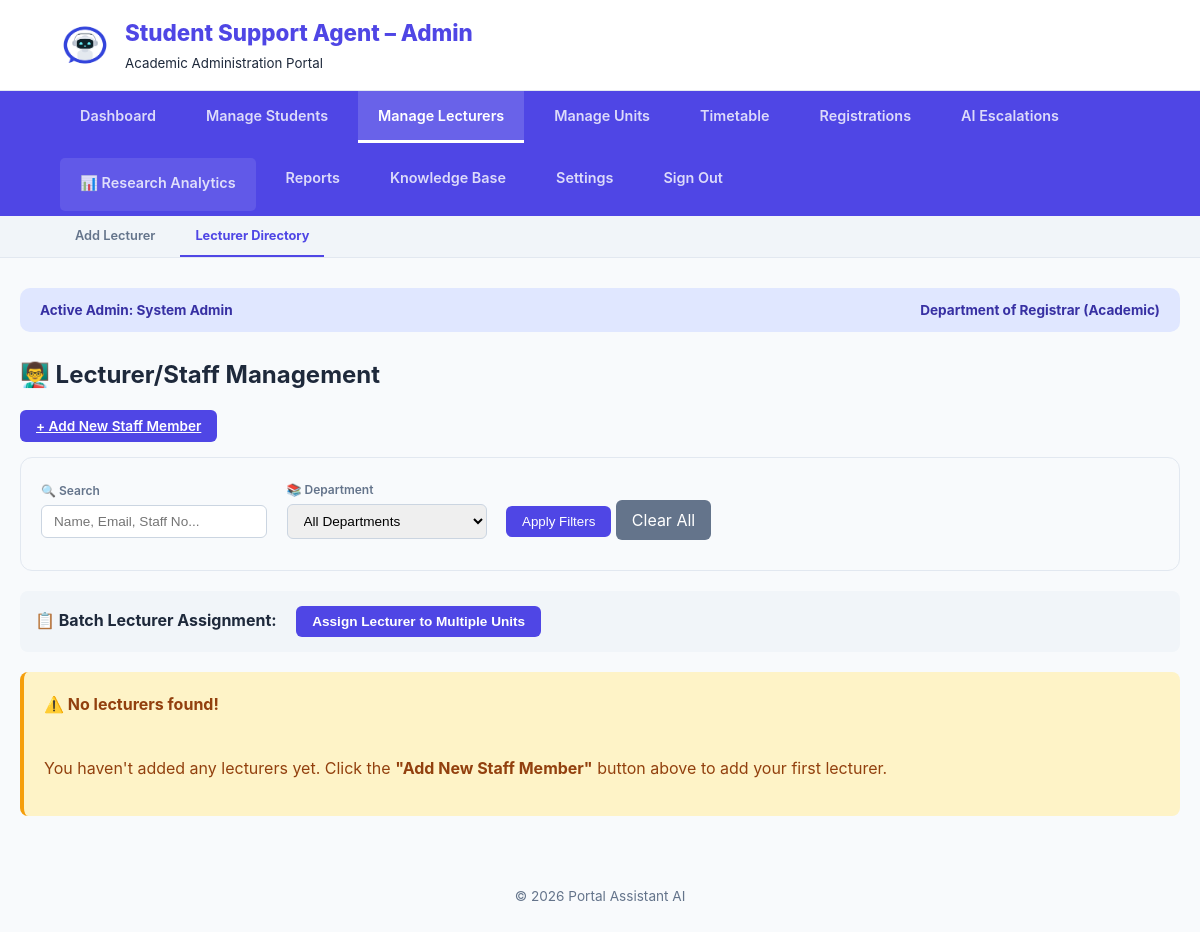
The page /Admin/Admin-index.php?section=lecturers (signed in) on the database as committed earlier.
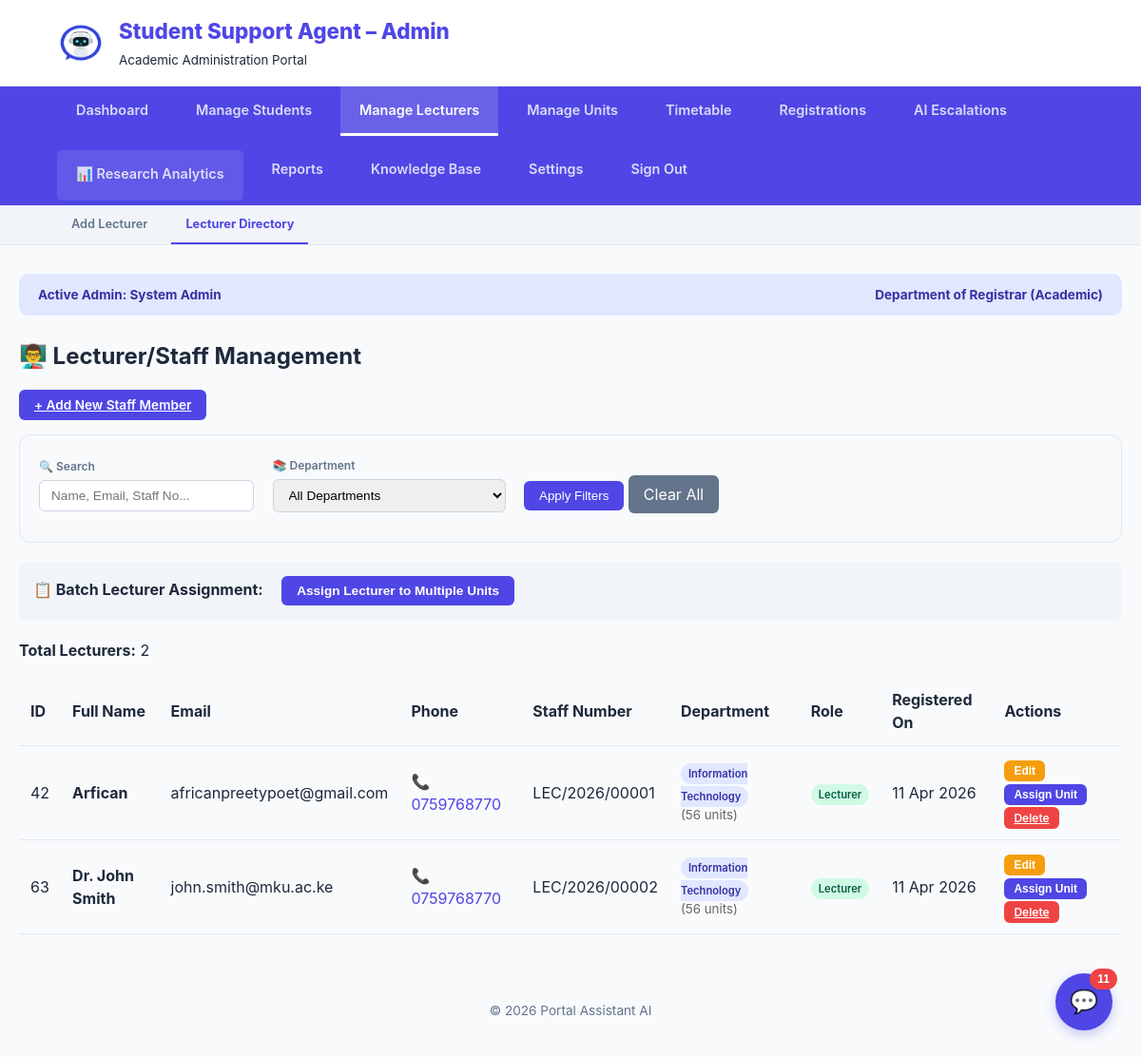
The same page on the database as committed later.
### tables this page shows
CREATE TABLE `users` (
  `id` int(11) NOT NULL,
  `full_name` varchar(100) NOT NULL,
  `reg_number` varchar(50) NOT NULL,
  `email` varchar(100) NOT NULL,
  `password` varchar(255) NOT NULL,
  `password_changed` tinyint(1) NOT NULL DEFAULT 0,
  `role` enum('student','admin','lecturer') NOT NULL DEFAULT 'student',
  `department` varchar(100) NOT NULL,
  `phone` varchar(20) DEFAULT NULL,
  `created_at` timestamp NOT NULL DEFAULT current_timestamp(),
  `survey_done` tinyint(1) DEFAULT 0
);

### Admin/view_lecturers.php (the view, shortened to what the changed rows need)
<?php
$query = "SELECT id, full_name, email, reg_number, department, phone, role, created_at
          FROM users
          WHERE role = 'lecturer'";
$query .= " ORDER BY full_name";
$result = mysqli_query($conn, $query);
?>
<h2>👨‍🏫 Lecturer/Staff Management</h2>
<div style="margin-bottom: 20px;">
    <a href="Admin-index.php?section=add_lecturer" class="btn btn-primary">+ Add New Staff Member</a>
</div>
<div class="filter-bar">
    <form method="GET" action="Admin-index.php">
    </form>
</div>
<div class="batch-actions">
    <strong>📋 Batch Lecturer Assignment:</strong>
    <button onclick="openAssignmentModal()" class="btn btn-primary" style="margin-left: 15px;">Assign Lecturer to Multiple Units</button>
</div>
<?php if (mysqli_num_rows($result) == 0): ?>
    <div class="alert" style="background: #fef3c7; color: #92400e; padding: 20px; border-radius: 8px; border-left: 4px solid #f59e0b;">
        <strong>⚠️ No lecturers found!</strong><br><br>
        <p>You haven't added any lecturers yet. Click the <strong>"Add New Staff Member"</strong> button above to add your first lecturer.</p>
    </div>
<?php else: ?>
    <p><strong>Total Lecturers:</strong> <?php echo mysqli_num_rows($result); ?></p>
    <table class="data-table">
        <thead>
            <tr>
                <th>ID</th>
                <th>Full Name</th>
                <th>Email</th>
                <th>Phone</th>
                <th>Staff Number</th>
                <th>Department</th>
                <th>Role</th>
                <th>Registered On</th>
                <th>Actions</th>
            </tr>
        </thead>
        <tbody>
            <?php while($row = mysqli_fetch_assoc($result)): ?>
            <?php
            $dept_units_query = "SELECT COUNT(*) as count FROM academic_workload WHERE department = '{$row['department']}'";
            $dept_units_result = mysqli_query($conn, $dept_units_query);
            $dept_units = mysqli_fetch_assoc($dept_units_result);
            ?>
            <tr>
                <td><?php echo $row['id']; ?></td>
                <td><strong><?php echo htmlspecialchars($row['full_name']); ?></strong></td>
                <td><?php echo htmlspecialchars($row['email']); ?></td>
                <td>
                    <?php if(!empty($row['phone'])): ?>
                        <a href="tel:<?php echo $row['phone']; ?>" style="text-decoration: none; color: #4f46e5;">
                            📞 <?php echo htmlspecialchars($row['phone']); ?>
                        </a>
                    <?php else: ?>
                        <span style="color: #999;">Not provided</span>
                    <?php endif; ?>
                </td>
                <td><?php echo htmlspecialchars($row['reg_number']); ?></td>
                <td>
                    <span class="status-badge" style="background: #e0e7ff; color: #3730a3;">
                        <?php echo htmlspecialchars($row['department'] ?? 'Not Assigned'); ?>
                    </span>
                    <small style="display: block; color: #666;">(<?php echo $dept_units['count']; ?> units)</small>
                </td>
                <td>
                    <span class="status-badge" style="background: #d1fae5; color: #065f46;">
                        <?php echo ucfirst($row['role']); ?>
                    </span>
                </td>
                <td><?php echo date('d M Y', strtotime($row['created_at'])); ?></td>
                <td>
                    <button class="btn btn-warning btn-sm" onclick="editUser(<?php echo $row['id']; ?>)">Edit</button>
                    <button class="btn btn-primary btn-sm" onclick="assignUnitToLecturer(<?php echo $row['id']; ?>, '<?php echo addslashes($row['full_name']); ?>', '<?php echo addslashes($row['department']); ?>')">Assign Unit</button>
                    <a href="?section=lecturers&delete_id=<?php echo $row['id']; ?>"
                       class="btn btn-danger btn-sm"
                       onclick="return confirm('Are you sure you want to delete <?php echo addslashes($row['full_name']); ?>?')">Delete</a>
                 </td>
             </tr>
            <?php endwhile; ?>
        </tbody>
    </table>
<?php endif; ?>

### Admin/Admin-index.php (shortened to what the changed rows need)
<?php
$admin_name = $_SESSION['user_name'] ?? 'Administrator';
$conn = mysqli_connect("localhost", "root", "", "Portal-Asisstant-AI");
$section = $_GET['section'] ?? 'dashboard';
$notif_q = mysqli_query($conn, "SELECT COUNT(*) as count FROM admin_referrals WHERE status='pending'");
$notif_count = mysqli_fetch_assoc($notif_q)['count'] ?? 0;
?>
<!DOCTYPE html>
<html lang="en">
<head>
</head>
<body>
<header>
    <div class="branding">
        <div>
            <h1>Student Support Agent – Admin</h1>
        </div>
    </div>
</header>
<nav>
    <div class="nav-top">
    </div>
</nav>
<?php if ($section !== 'dashboard' && $section !== 'analytics' && $section !== 'reports' && $section !== 'settings' && $section !== 'kb'): ?>
<div class="nav-sub">
    <?php if ($section === 'units' || $section === 'add_workload' || $section === 'add_unit' || $section === 'edit_unit'): ?>
        <a href="Admin-index.php?section=add_unit" class="<?php echo ($section === 'add_unit') ? 'active' : ''; ?>">Add Unit</a>
        <a href="Admin-index.php?section=add_workload" class="<?php echo ($section === 'add_workload') ? 'active' : ''; ?>">Add Workload</a>
        <a href="Admin-index.php?section=units" class="<?php echo ($section === 'units') ? 'active' : ''; ?>">View Workload</a>
    <?php elseif ($section === 'students' || $section === 'add_student' || $section === 'edit_student'): ?>
        <a href="Admin-index.php?section=add_student" class="<?php echo ($section === 'add_student') ? 'active' : ''; ?>">Add Student</a>
        <a href="Admin-index.php?section=students" class="<?php echo ($section === 'students') ? 'active' : ''; ?>">Student Directory</a>
    <?php elseif ($section === 'lecturers' || $section === 'add_lecturer'): ?>
        <a href="Admin-index.php?section=add_lecturer" class="<?php echo ($section === 'add_lecturer') ? 'active' : ''; ?>">Add Lecturer</a>
        <a href="Admin-index.php?section=lecturers" class="<?php echo ($section === 'lecturers') ? 'active' : ''; ?>">Lecturer Directory</a>
    <?php elseif ($section === 'timetable'): ?>
        <a href="Admin-index.php?section=timetable&action=view" class="active">View Timetable</a>
        <a href="Admin-index.php?section=timetable&action=add">Add Schedule</a>
        <a href="Admin-index.php?section=timetable&action=manage">Manage Venues</a>
    <?php endif; ?>
</div>
<?php endif; ?>
<div class="container">
    <div class="admin-strip">
        <span>Active Admin: <strong><?php echo htmlspecialchars($admin_name); ?></strong></span>
        <span>Department of Registrar (Academic)</span>
    </div>
    <?php
    switch($section) {
        case 'dashboard': ?>
        <?php break;
        case 'lecturers':
            include('view_lecturers.php');
            break;
    }
    ?>
</div>
<?php if($notif_count > 0): ?>
    <button onclick="openEscalations()" class="chat-fab">💬<span class="badge"><?php echo $notif_count; ?></span></button>
<?php endif; ?>
<footer>
    &copy; 2026 Portal Assistant AI
</footer>
</body>
</html>

Rows that differ between the two databases and show on the page:
added users: id "42", full_name "Arfican", email "africanpreetypoet@gmail.com", phone "0759768770", reg_number "LEC/2026/00001", department "Information Technology", count "56", role "Lecturer", created_at "11 Apr 2026"
added users: id "63", full_name "Dr. John Smith", email "john.smith@mku.ac.ke", phone "0759768770", reg_number "LEC/2026/00002", department "Information Technology", count "56", role "Lecturer", created_at "11 Apr 2026"
Other text that changed with them:
mysqli_num_rows($result): (not shown) → "2"
$notif_count: (not shown) → "11"
text no longer shown: "⚠️ No lecturers found! You haven't added any lecturers yet. Click the \"Add New Staff Member\" button above to add your first lecturer."
text now shown: "Total Lecturers: ID Full Name Email Phone Staff Number Department Role Registered On Actions 💬"
